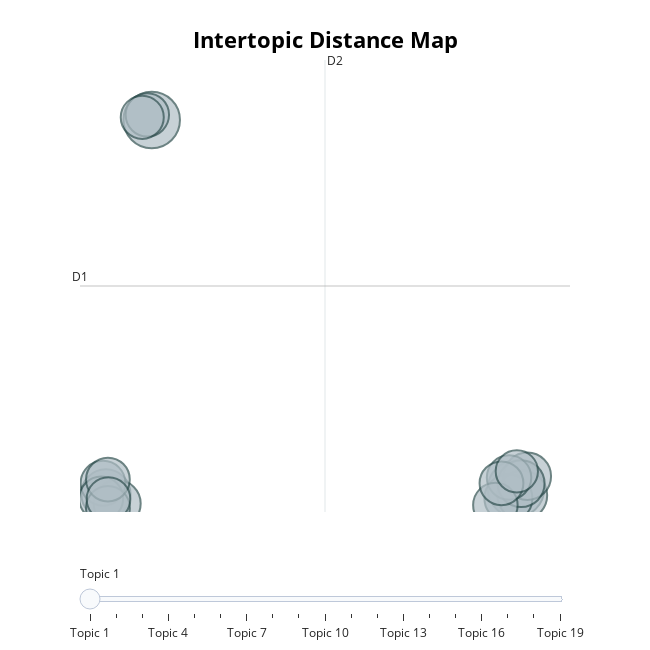

Here is the notebook cell this chart was saved with:
### Code cell
topic_model.visualize_topics()

### Figure 1 — Plotly figure (JSON) as saved in the notebook; plotly's stock layout.template omitted (floating-point values rounded to 4 significant figures)
{"data": [{"customdata": [[1, "camille | vasquez | knife | go | amber", 440], [2, "aquaman | jason | chemistry | momoa | movie", 439], [3, "witness | amber | testimony | testify | heard", 341], [4, "rocky | josh | drew | pennington | friend", 333], [5, "curry | dr | ptsd | muffin | score", 316], [6, "johnny | team | love | drug | oh", 311], [7, "photo | edited | metadata | picture | different", 304], [8, "team | hour | left | time | minute", 303], [9, "whitney | sister | amber | look | testimony", 276], [10, "jury | trending | amber | medium | social", 272], [11, "ianrunkle | youtube | niermanjoe | lumberlaw | rekietalaw", 272], [12, "bottle | finger | wine | cut | hand", 265], [13, "judge | penny | objection | elaine | penney", 264], [14, "makeup | nose | nan | eye | broken", 264], [15, "lying | lie | liar | everyone | truth", 263], [16, "legalbytesmedia | theemilydbaker | lying | nurse | book", 262], [17, "depp | johnny | jack | pirate | sparrow", 259], [18, "depp | johnny | heard | amber | hicksville", 255], [19, "tmz | motion | video | strike | copyright", 246]], "hovertemplate": "<b>Topic %{customdata[0]}</b><br>Words: %{customdata[1]}<br>Size: %{customdata[2]}", "legendgroup": "", "marker": {"color": "#B0BEC5", "line": {"color": "DarkSlateGrey", "width": 2}, "size": [440, 439, 341, 333, 316, 311, 304, 303, 276, 272, 272, 265, 264, 264, 263, 262, 259, 255, 246], "sizemode": "area", "sizeref": 0.275, "symbol": "circle"}, "mode": "markers", "name": "", "orientation": "v", "showlegend": false, "type": "scatter", "x": [16.54, -5.491, 16.92, -8.262, 16.08, 17.22, -7.58, 16.85, -8.434, 16.12, 15.29, -8.546, 15.66, -8.138, -8.14, -8.106, -5.756, -6.063, 16.59], "xaxis": "x", "y": [-0.4072, 18.18, -0.7461, -0.6767, -0.8873, 0.2154, -1.163, -0.1542, -0.1358, 0.1491, -1.239, -0.9059, -0.1389, -1.379, 0.05158, -0.9324, 18.44, 18.31, 0.4635], "yaxis": "y"}], "layout": {"annotations": [{"showarrow": false, "text": "D1", "x": -9.828, "y": 9.807, "yshift": 10}, {"showarrow": false, "text": "D2", "x": 4.988, "xshift": 10, "y": 21.2}], "height": 650, "hoverlabel": {"bgcolor": "white", "font": {"family": "Rockwell", "size": 16}}, "legend": {"itemsizing": "constant", "tracegroupgap": 0}, "margin": {"t": 60}, "shapes": [{"line": {"color": "#CFD8DC", "width": 2}, "type": "line", "x0": 4.988, "x1": 4.988, "y0": -1.586, "y1": 21.2}, {"line": {"color": "#9E9E9E", "width": 2}, "type": "line", "x0": -9.828, "x1": 19.8, "y0": 9.807, "y1": 9.807}], "sliders": [{"active": 0, "pad": {"t": 50}, "steps": [{"args": [{"marker.color": [["red", "#B0BEC5", "#B0BEC5", "#B0BEC5", "#B0BEC5", "#B0BEC5", "#B0BEC5", "#B0BEC5", "#B0BEC5", "#B0BEC5", "#B0BEC5", "#B0BEC5", "#B0BEC5", "#B0BEC5", "#B0BEC5", "#B0BEC5", "#B0BEC5", "#B0BEC5", "#B0BEC5"]]}], "label": "Topic 1", "method": "update"}, {"args": [{"marker.color": [["#B0BEC5", "red", "#B0BEC5", "#B0BEC5", "#B0BEC5", "#B0BEC5", "#B0BEC5", "#B0BEC5", "#B0BEC5", "#B0BEC5", "#B0BEC5", "#B0BEC5", "#B0BEC5", "#B0BEC5", "#B0BEC5", "#B0BEC5", "#B0BEC5", "#B0BEC5", "#B0BEC5"]]}], "label": "Topic 2", "method": "update"}, {"args": [{"marker.color": [["#B0BEC5", "#B0BEC5", "red", "#B0BEC5", "#B0BEC5", "#B0BEC5", "#B0BEC5", "#B0BEC5", "#B0BEC5", "#B0BEC5", "#B0BEC5", "#B0BEC5", "#B0BEC5", "#B0BEC5", "#B0BEC5", "#B0BEC5", "#B0BEC5", "#B0BEC5", "#B0BEC5"]]}], "label": "Topic 3", "method": "update"}, {"args": [{"marker.color": [["#B0BEC5", "#B0BEC5", "#B0BEC5", "red", "#B0BEC5", "#B0BEC5", "#B0BEC5", "#B0BEC5", "#B0BEC5", "#B0BEC5", "#B0BEC5", "#B0BEC5", "#B0BEC5", "#B0BEC5", "#B0BEC5", "#B0BEC5", "#B0BEC5", "#B0BEC5", "#B0BEC5"]]}], "label": "Topic 4", "method": "update"}, {"args": [{"marker.color": [["#B0BEC5", "#B0BEC5", "#B0BEC5", "#B0BEC5", "red", "#B0BEC5", "#B0BEC5", "#B0BEC5", "#B0BEC5", "#B0BEC5", "#B0BEC5", "#B0BEC5", "#B0BEC5", "#B0BEC5", "#B0BEC5", "#B0BEC5", "#B0BEC5", "#B0BEC5", "#B0BEC5"]]}], "label": "Topic 5", "method": "update"}, {"args": [{"marker.color": [["#B0BEC5", "#B0BEC5", "#B0BEC5", "#B0BEC5", "#B0BEC5", "red", "#B0BEC5", "#B0BEC5", "#B0BEC5", "#B0BEC5", "#B0BEC5", "#B0BEC5", "#B0BEC5", "#B0BEC5", "#B0BEC5", "#B0BEC5", "#B0BEC5", "#B0BEC5", "#B0BEC5"]]}], "label": "Topic 6", "method": "update"}, {"args": [{"marker.color": [["#B0BEC5", "#B0BEC5", "#B0BEC5", "#B0BEC5", "#B0BEC5", "#B0BEC5", "red", "#B0BEC5", "#B0BEC5", "#B0BEC5", "#B0BEC5", "#B0BEC5", "#B0BEC5", "#B0BEC5", "#B0BEC5", "#B0BEC5", "#B0BEC5", "#B0BEC5", "#B0BEC5"]]}], "label": "Topic 7", "method": "update"}, {"args": [{"marker.color": [["#B0BEC5", "#B0BEC5", "#B0BEC5", "#B0BEC5", "#B0BEC5", "#B0BEC5", "#B0BEC5", "red", "#B0BEC5", "#B0BEC5", "#B0BEC5", "#B0BEC5", "#B0BEC5", "#B0BEC5", "#B0BEC5", "#B0BEC5", "#B0BEC5", "#B0BEC5", "#B0BEC5"]]}], "label": "Topic 8", "method": "update"}, {"args": [{"marker.color": [["#B0BEC5", "#B0BEC5", "#B0BEC5", "#B0BEC5", "#B0BEC5", "#B0BEC5", "#B0BEC5", "#B0BEC5", "red", "#B0BEC5", "#B0BEC5", "#B0BEC5", "#B0BEC5", "#B0BEC5", "#B0BEC5", "#B0BEC5", "#B0BEC5", "#B0BEC5", "#B0BEC5"]]}], "label": "Topic 9", "method": "update"}, {"args": [{"marker.color": [["#B0BEC5", "#B0BEC5", "#B0BEC5", "#B0BEC5", "#B0BEC5", "#B0BEC5", "#B0BEC5", "#B0BEC5", "#B0BEC5", "red", "#B0BEC5", "#B0BEC5", "#B0BEC5", "#B0BEC5", "#B0BEC5", "#B0BEC5", "#B0BEC5", "#B0BEC5", "#B0BEC5"]]}], "label": "Topic 10", "method": "update"}, {"args": [{"marker.color": [["#B0BEC5", "#B0BEC5", "#B0BEC5", "#B0BEC5", "#B0BEC5", "#B0BEC5", "#B0BEC5", "#B0BEC5", "#B0BEC5", "#B0BEC5", "red", "#B0BEC5", "#B0BEC5", "#B0BEC5", "#B0BEC5", "#B0BEC5", "#B0BEC5", "#B0BEC5", "#B0BEC5"]]}], "label": "Topic 11", "method": "update"}, {"args": [{"marker.color": [["#B0BEC5", "#B0BEC5", "#B0BEC5", "#B0BEC5", "#B0BEC5", "#B0BEC5", "#B0BEC5", "#B0BEC5", "#B0BEC5", "#B0BEC5", "#B0BEC5", "red", "#B0BEC5", "#B0BEC5", "#B0BEC5", "#B0BEC5", "#B0BEC5", "#B0BEC5", "#B0BEC5"]]}], "label": "Topic 12", "method": "update"}, {"args": [{"marker.color": [["#B0BEC5", "#B0BEC5", "#B0BEC5", "#B0BEC5", "#B0BEC5", "#B0BEC5", "#B0BEC5", "#B0BEC5", "#B0BEC5", "#B0BEC5", "#B0BEC5", "#B0BEC5", "red", "#B0BEC5", "#B0BEC5", "#B0BEC5", "#B0BEC5", "#B0BEC5", "#B0BEC5"]]}], "label": "Topic 13", "method": "update"}, {"args": [{"marker.color": [["#B0BEC5", "#B0BEC5", "#B0BEC5", "#B0BEC5", "#B0BEC5", "#B0BEC5", "#B0BEC5", "#B0BEC5", "#B0BEC5", "#B0BEC5", "#B0BEC5", "#B0BEC5", "#B0BEC5", "red", "#B0BEC5", "#B0BEC5", "#B0BEC5", "#B0BEC5", "#B0BEC5"]]}], "label": "Topic 14", "method": "update"}, {"args": [{"marker.color": [["#B0BEC5", "#B0BEC5", "#B0BEC5", "#B0BEC5", "#B0BEC5", "#B0BEC5", "#B0BEC5", "#B0BEC5", "#B0BEC5", "#B0BEC5", "#B0BEC5", "#B0BEC5", "#B0BEC5", "#B0BEC5", "red", "#B0BEC5", "#B0BEC5", "#B0BEC5", "#B0BEC5"]]}], "label": "Topic 15", "method": "update"}, {"args": [{"marker.color": [["#B0BEC5", "#B0BEC5", "#B0BEC5", "#B0BEC5", "#B0BEC5", "#B0BEC5", "#B0BEC5", "#B0BEC5", "#B0BEC5", "#B0BEC5", "#B0BEC5", "#B0BEC5", "#B0BEC5", "#B0BEC5", "#B0BEC5", "red", "#B0BEC5", "#B0BEC5", "#B0BEC5"]]}], "label": "Topic 16", "method": "update"}, {"args": [{"marker.color": [["#B0BEC5", "#B0BEC5", "#B0BEC5", "#B0BEC5", "#B0BEC5", "#B0BEC5", "#B0BEC5", "#B0BEC5", "#B0BEC5", "#B0BEC5", "#B0BEC5", "#B0BEC5", "#B0BEC5", "#B0BEC5", "#B0BEC5", "#B0BEC5", "red", "#B0BEC5", "#B0BEC5"]]}], "label": "Topic 17", "method": "update"}, {"args": [{"marker.color": [["#B0BEC5", "#B0BEC5", "#B0BEC5", "#B0BEC5", "#B0BEC5", "#B0BEC5", "#B0BEC5", "#B0BEC5", "#B0BEC5", "#B0BEC5", "#B0BEC5", "#B0BEC5", "#B0BEC5", "#B0BEC5", "#B0BEC5", "#B0BEC5", "#B0BEC5", "red", "#B0BEC5"]]}], "label": "Topic 18", "method": "update"}, {"args": [{"marker.color": [["#B0BEC5", "#B0BEC5", "#B0BEC5", "#B0BEC5", "#B0BEC5", "#B0BEC5", "#B0BEC5", "#B0BEC5", "#B0BEC5", "#B0BEC5", "#B0BEC5", "#B0BEC5", "#B0BEC5", "#B0BEC5", "#B0BEC5", "#B0BEC5", "#B0BEC5", "#B0BEC5", "red"]]}], "label": "Topic 19", "method": "update"}]}], "title": {"font": {"color": "Black", "size": 22}, "text": "<b>Intertopic Distance Map", "x": 0.5, "xanchor": "center", "y": 0.95, "yanchor": "top"}, "width": 650, "xaxis": {"anchor": "y", "domain": [0, 1], "range": [-9.828, 19.8], "title": {"text": ""}, "visible": false}, "yaxis": {"anchor": "x", "domain": [0, 1], "range": [-1.586, 21.2], "title": {"text": ""}, "visible": false}}}
